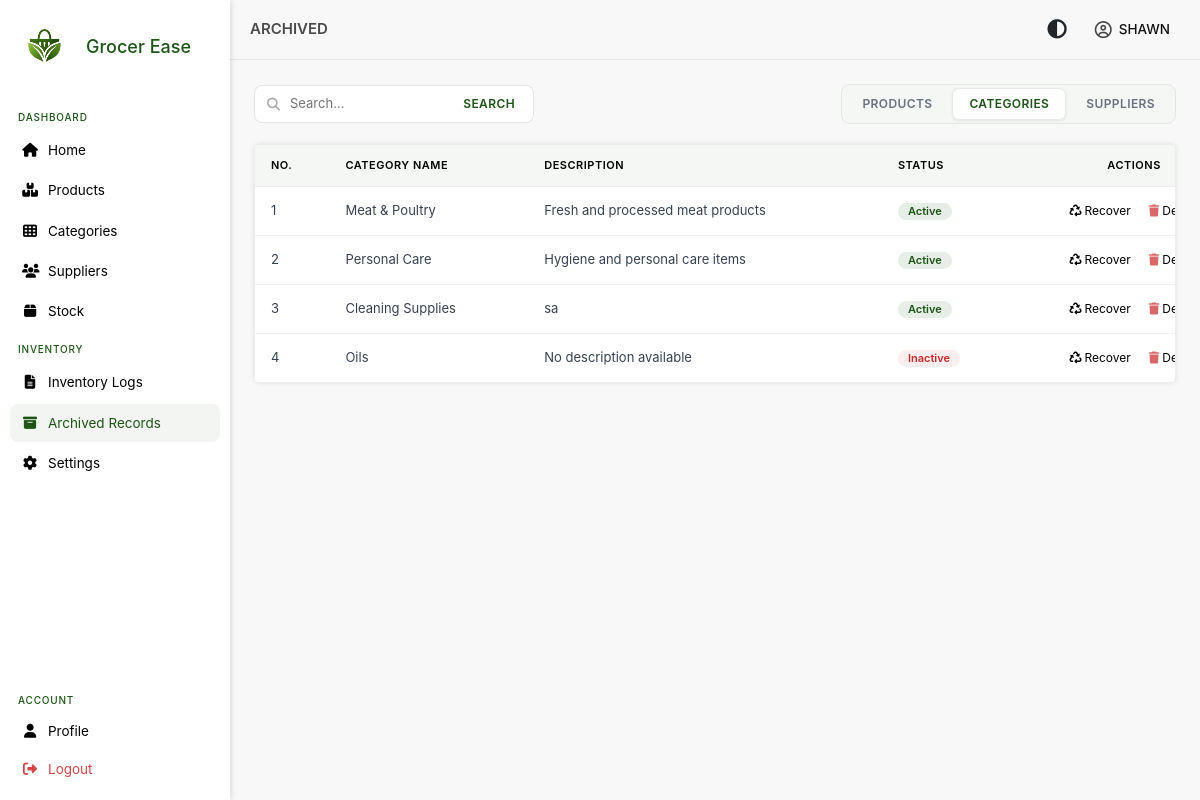
Before: /views/inventory/archived.php?tab=categories (signed in) with the older database file.
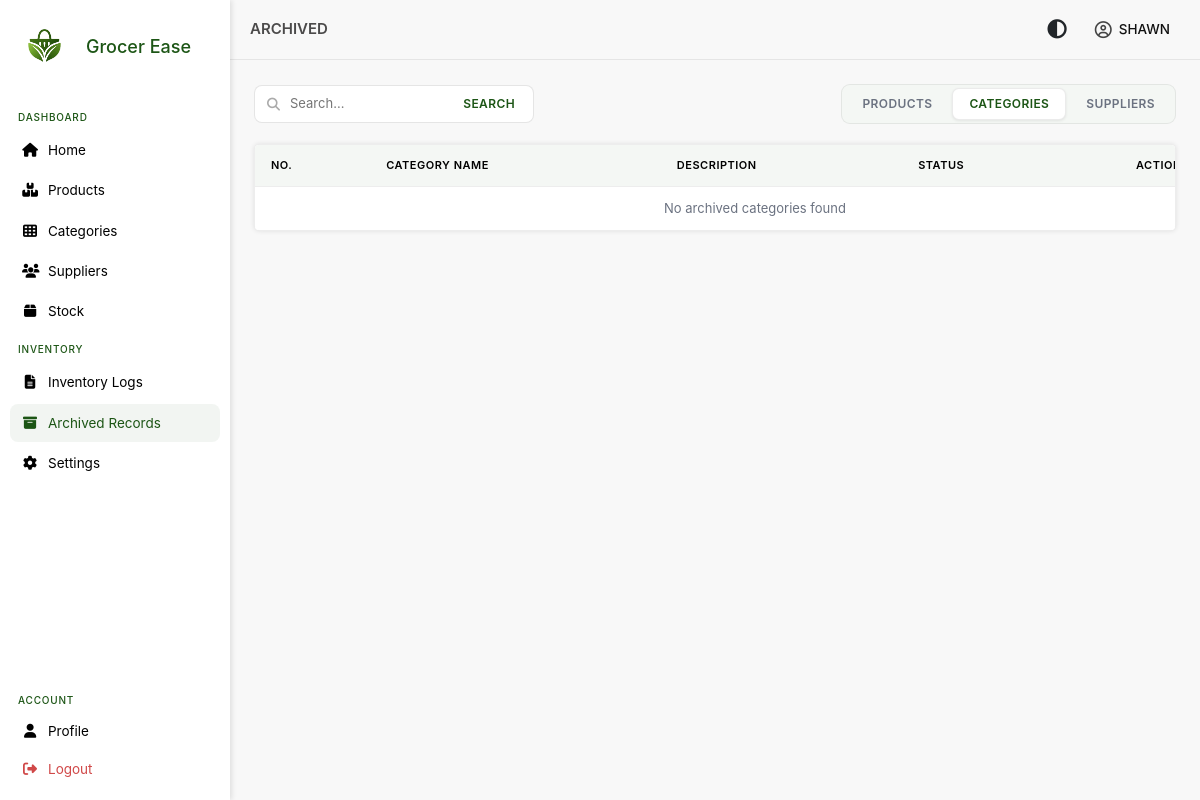
After: the same page with the newer database file.
### tables this page shows
CREATE TABLE `users` (
  `user_id` int NOT NULL AUTO_INCREMENT,
  `username` varchar(250) NOT NULL,
  `password` varchar(250) NOT NULL,
  `email` varchar(250) NOT NULL,
  `contact_number` varchar(20) NOT NULL,
  `role` enum('admin') DEFAULT 'admin',
  `profile_picture` blob,
  PRIMARY KEY (`user_id`),
  UNIQUE KEY `email` (`email`)
);

CREATE TABLE `categories` (
  `category_id_pk` int NOT NULL AUTO_INCREMENT,
  `category_name` varchar(250) NOT NULL,
  `category_description` longtext,
  `is_deleted` tinyint DEFAULT '0',
  `deleted_at` datetime DEFAULT NULL,
  `status` tinyint DEFAULT '1',
  PRIMARY KEY (`category_id_pk`),
  KEY `idx_category_name` (`category_name`)
);

### models/user.php (called while the page is built, shortened)
<?php
class User
{
    private $conn;
    public function __construct($db)
    {
        $this->conn = $db;
    }
    public function GetUserById($id)
    {
        $stmt = $this->conn->prepare(
            "SELECT user_id, username, email, contact_number, role
             FROM users WHERE user_id = :id"
        );
        $stmt->execute([':id' => $id]);
        return $stmt->fetch(PDO::FETCH_ASSOC);
    }
}
?>

### models/category.php (called while the page is built, shortened)
<?php
class Category
{
    private $conn;
    public function __construct($db)
    {
        $this->conn = $db;
    }
    public function GetDeletedCategoriesPaginated($page = 1, $limit = 10)
    {
        $offset = ($page - 1) * $limit;
        $stmt = $this->conn->prepare("SELECT category_id_pk, category_name,
                                             category_description, status
                                      FROM categories
                                      WHERE is_deleted = 1
                                      ORDER BY deleted_at DESC
                                      LIMIT :limit OFFSET :offset");
        $stmt->bindParam(':limit', $limit, PDO::PARAM_INT);
        $stmt->bindParam(':offset', $offset, PDO::PARAM_INT);
        $stmt->execute();
        return $stmt->fetchAll(PDO::FETCH_ASSOC);
    }
    public function GetTotalDeletedCategories()
    {
        $stmt = $this->conn->prepare("SELECT COUNT(*) AS total FROM categories WHERE is_deleted = 1");
        $stmt->execute();
        return $stmt->fetchColumn();
    }
}

### autoload.php (called while the page is built, shortened)
<?php
spl_autoload_register(function ($class) {
    $paths = [
        __DIR__ . '/models/',
        __DIR__ . '/models/Stock/',
        __DIR__ . '/models/Relations/',
    ];
    foreach ($paths as $path) {
        $file = $path . $class . '.php';
        if (file_exists($file)) {
            return;
        }
    }
});
?>

### views/inventory/archives/deleted_categories.php (the view, shortened to what this page needs)
<div class="menu-table">
    <table>
        <thead>
            <tr>
                <th>No.</th>
                <th>Category Name</th>
                <th>Description</th>
                <th>Status</th>
                <th>Actions</th>
            </tr>
        </thead>
        <tbody>
            <?php $no = (($page - 1) * $per_page) + 1; ?>
            <?php if (empty($category)): ?>
                <tr>
                    <td colspan="5" style="text-align:center; color:#6b7280;">
                        No archived categories found
                    </td>
                </tr>
            <?php else: ?>
                <?php foreach ($category as $cat): ?>
                <tr>
                    <td><?= $no++ ?></td>
                    <td><?= htmlspecialchars($cat['category_name']) ?></td>
                    <td><?= htmlspecialchars($cat['category_description'] == '' ? 'No description available' : $cat['category_description']) ?>
                    </td>
                    <td>
                        <span class="badge <?= $cat['status'] == 1 ? 'active' : 'inactive' ?>">
                            <?= $cat['status'] == 1 ? 'Active' : 'Inactive' ?>
                        </span>
                    </td>
                    <td>
                        <div class="actions">
                            <button type="button" class="edit-btn" style="display:flex; align-items:center; gap:3px; font-size:12px; padding:3px 6px;"
                                onclick="restoreCategory('<?= $cat['category_id_pk'] ?>', '<?= htmlspecialchars($cat['category_name']) ?>')">
                                <i class="fa-solid fa-recycle"></i> Recover
                            </button>
                            <button type="button" class="edit-btn" style="display:flex; align-items:center; gap:3px; font-size:12px; padding:3px 6px;"
                                onclick="hardDeleteCategory('<?= $cat['category_id_pk'] ?>', '<?= htmlspecialchars($cat['category_name']) ?>')">
                                <i class="fa-solid fa-trash"></i> Delete
                            </button>
                        </div>
                    </td>
                </tr>
                <?php endforeach; ?>
            <?php endif; ?>
        </tbody>
    </table>
</div>

### views/inventory/archived.php (shortened to what this page needs)
<?php
require_once __DIR__ . '/../../autoload.php';
$tab = $_GET['tab'] ?? 'products';
$search = $_GET['search'] ?? '';
$page = isset($_GET['page']) ? max(1, (int) $_GET['page']) : 1;
$limit = 10;
$per_page = $limit;
$product = new Product($db);
$categories = new Category($db);
$suppliers = new Supplier($db);
$category    = [];
if ($tab == 'products') {
    $products = $product->GetDeletedProductsPaginated($page, $limit);
    $total_items = $product->GetTotalDeletedProducts();
    $total_pages = (int) ceil($total_items / $limit);
} elseif ($tab == 'categories') {
    $category = $categories->GetDeletedCategoriesPaginated($page, $limit);
    $total_items = $categories->GetTotalDeletedCategories();
} else {
    $supplier = $suppliers->GetDeletedSuppliersPaginated($page, $limit);
    $total_items = $suppliers->GetTotalDeletedSuppliers();
    $total_pages = (int) ceil($total_items / $limit);
}
?>
<!DOCTYPE html>
<html lang="en">
<?php include "../../includes/head.php" ?>
<body>
    <?php include '../../includes/sidebar.php'; ?>
    <div class="main-content">
        <?php include '../../includes/topbar.php'; ?>
        <div class="page-content">
            <div class="toolbar">
                <div class="search-area">
                    <form method="get">
                        <i class="fas fa-search"></i>
                        <input type="text" name="search" id="search" placeholder="Search..." value="<?= htmlspecialchars($search) ?>">
                        <button type="submit">SEARCH</button>
                    </form>
                </div>
                <div class="header-btn">
                    <a href="archived.php?tab=products" class="<?= $tab == 'products' ? 'active' : '' ?>">Products</a>
                    <a href="archived.php?tab=categories"
                        class="<?= $tab == 'categories' ? 'active' : '' ?>">Categories</a>
                    <a href="archived.php?tab=suppliers"
                        class="<?= $tab == 'suppliers' ? 'active' : '' ?>">Suppliers</a>
                </div>
            </div>
            <?php
            if ($tab == 'products')
                include 'archives/deleted_products.php';
            elseif ($tab == 'categories')
                include 'archives/deleted_categories.php';
            elseif ($tab == 'suppliers')
                include 'archives/deleted_suppliers.php';
            ?>
        </div>
    </div>
</body>
</html>

### includes/head.php (shortened to what this page needs)
<head>
    <link rel="stylesheet" href="https://cdnjs.cloudflare.com/ajax/libs/font-awesome/6.5.0/css/all.min.css">
    <link href="https://cdn.jsdelivr.net/npm/bootstrap@5.3.0/dist/css/bootstrap.min.css" rel="stylesheet">
    <link rel="stylesheet" href="<?= ASSET_URL ?>/css/home.css">
</head>

### includes/sidebar.php (shortened to what this page needs)
<?php
$current = basename($_SERVER['PHP_SELF']);
$products_active = in_array($current, ['products.php', 'manage_suppliers.php', 'edit_product.php']);
$archived_active = in_array($current, ['archived.php', 'deleted_products.php', 'deleted_categories.php', 'deleted_suppliers.php']);
?>
<div class="side-bar">
    <div class="logo">
        <img src="<?= IMAGE_URL ?>/page-logo.png" alt="Grocer Ease Logo">
        <p>Grocer Ease</p>
    </div>
    <div class="side-bar-menu">
        <label>Dashboard</label>
        <a href="dashboard.php" class="menu-btn <?= $current == 'dashboard.php' ? 'active' : '' ?>">
            <i class="fas fa-home"></i>
            <span>Home</span>
        </a>
        <a href="products.php" class="menu-btn <?= $products_active ? 'active' : '' ?>">
            <i class="fa-solid fa-boxes-stacked"></i>
            <span>Products</span>
        </a>
        <a href="category.php" class="menu-btn <?= $current == 'category.php' ? 'active' : '' ?>">
            <i class="fa-solid fa-table-cells"></i>
            <span>Categories</span>
        </a>
        <a href="suppliers.php" class="menu-btn <?= $current == 'suppliers.php' ? 'active' : '' ?>">
            <i class="fa-solid fa-users"></i>
            <span>Suppliers</span>
        </a>
        <a href="stock.php" class="menu-btn <?= $current == 'stock.php' ? 'active' : '' ?>">
            <i class="fa-solid fa-box"></i>
            <span>Stock</span>
        </a>
        <label>Inventory</label>
        <a href="inventory.php" class="menu-btn <?= $current == 'inventory.php' ? 'active' : '' ?>">
            <i class="fa-solid fa-file-lines"></i>
            <span>Inventory Logs</span>
        </a>
        <a href="archived.php" class="menu-btn <?= $archived_active ? 'active' : '' ?>">
            <i class="fa-solid fa-box-archive"></i>
            <span>Archived Records</span>
        </a>
        <a href="settings.php" class="menu-btn <?= $current == 'settings.php' ? 'active' : '' ?>">
            <i class="fa-solid fa-cog"></i>
            <span>Settings</span>
        </a>
        <div class="action-group">
            <label>Account</label>
            <a href="profile.php" class="action <?= $current == 'profile.php' ? 'active' : '' ?>" id="profile-menu">
                <i class="fa-solid fa-user"></i>
                <span>Profile</span>
            </a>
            <a href="#" onclick="logout(); return false;" class="action logout">
                <i class="fa-solid fa-right-from-bracket"></i>
                <span>Logout</span>
            </a>
        </div>
    </div>
</div>

### includes/topbar.php (shortened to what this page needs)
<?php
require_once '../../models/user.php';
global $db;
$page_title = $_SESSION['page_title'] ?? "Dashboard";
$user_id = $_SESSION['id'];
$user = new User($db);
$user_info = $user->GetUserById($user_id);
?>
<div class="topbar">
    <div class="topbar-title">
        <p><?= htmlspecialchars($page_title) ?></p>
    </div>
    <div class="topbar-actions">
        <button id="dark-toggle" title="Dark Mode">
            <i class="fa-solid fa-circle-half-stroke"></i>
        </button>
        <div class="profile-dropdown" id="profile-dropdown">
            <i class="fa-regular fa-circle-user profile-icon"></i>
            <span class="profile-label">
                <?= strtoupper($user_info['username']) ?>
            </span>
        </div>
    </div>
</div>

Changed rows visible on the page:
removed categories: category_name "Meat & Poultry", category_description "Fresh and processed meat products", status "Active"
removed categories: category_name "Personal Care", category_description "Hygiene and personal care items", status "Active"
removed categories: category_name "Cleaning Supplies", category_description "sa", status "Active"
removed categories: category_name "Oils", category_description "No description available", status "Inactive"
Other visible differences:
text now shown: "No archived categories found"
